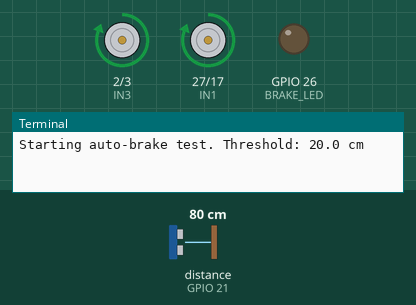
This program was run on a simulated Raspberry Pi (BCM pin numbers). On the bench: motor-driver pin pairs drawn as motors (green arrow = first pin HIGH = forward, orange = second pin HIGH = backward, longer = more drive), output pins drawn as LEDs (lit = HIGH), the last lines printed to the terminal. The test bench sets the inputs (shaded band); at power-on: distance to the obstacle (sensor on GPIO 21) 80 cm. The echo pulse lasts 58.3 µs per cm; the clock reads 2024-03-15 10:24:30 at power-on unless the program sets it; pins used as bus, display or sensor lines are not drawn.

Above: at 1.2 s.
1.3 s: distance to the obstacle (sensor on GPIO 21) set to 22 cm
2.8 s: distance to the obstacle (sensor on GPIO 21) set to 18 cm
At 3.9 s:
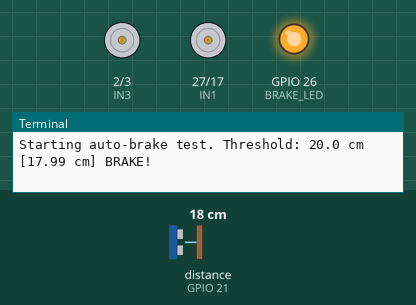
4.3 s: distance to the obstacle (sensor on GPIO 21) set to 23 cm
At 5.2 s:
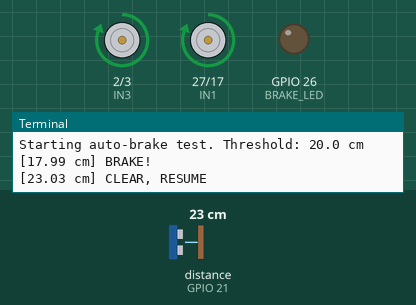
5.9 s: distance to the obstacle (sensor on GPIO 21) set to 2 cm
At 6.3 s:
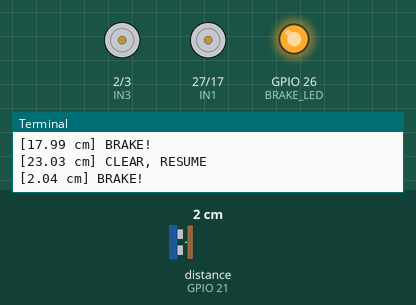
Timing chart, 0 to 8.4 s (numbered marks = the images above; inputs shaded):
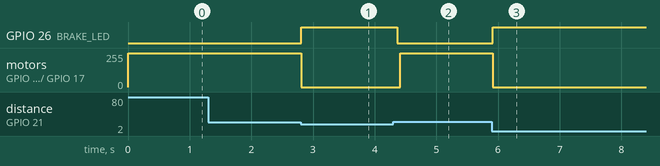

The program:

autobrake_test.py
```python
#!/usr/bin/env python3
import time
import pigpio
import RPi.GPIO as GPIO

# CONFIG
# BCM pin numbers:
IN1, IN2, IN3, IN4 = 27, 17, 2, 3
ENA, ENB           = 12, 18    # hardware PWM pins
TRIG, ECHO         = 10, 21
BRAKE_LED          = 26

PWM_FREQ_HZ        = 1000      # motor PWM frequency
FORWARD_SPEED_PC   = 50        # duty cycle when moving forward
THRESHOLD_CM       = 20.0      # stop if closer than this

# SETUP
GPIO.setmode(GPIO.BCM)
GPIO.setwarnings(False)

# direction pins + trigger + LED as outputs
GPIO.setup([IN1, IN2, IN3, IN4, TRIG, BRAKE_LED], GPIO.OUT, initial=GPIO.LOW)
# echo pin as input
GPIO.setup(ECHO, GPIO.IN)

pi = pigpio.pi()
if not pi.connected:
    raise SystemExit("Cannot connect to pigpio daemon")

# configure hardware PWM channels
pi.set_mode(ENA, pigpio.ALT0)
pi.set_mode(ENB, pigpio.ALT0)
pi.set_PWM_frequency(ENA, PWM_FREQ_HZ)
pi.set_PWM_frequency(ENB, PWM_FREQ_HZ)

def set_forward(speed_pc):
    """Drive both motors forward at speed_pc percent."""
    duty = int(max(0, min(100, speed_pc)) * 10000)  # pigpio duty out of 1e6
    pi.hardware_PWM(ENA, PWM_FREQ_HZ, duty)
    pi.hardware_PWM(ENB, PWM_FREQ_HZ, duty)
    GPIO.output(IN1, GPIO.HIGH)
    GPIO.output(IN2, GPIO.LOW)
    GPIO.output(IN3, GPIO.HIGH)
    GPIO.output(IN4, GPIO.LOW)

def stop_motors():
    """Immediately stop both motors."""
    pi.hardware_PWM(ENA, PWM_FREQ_HZ, 0)
    pi.hardware_PWM(ENB, PWM_FREQ_HZ, 0)
    GPIO.output([IN1, IN2, IN3, IN4], GPIO.LOW)

def get_distance_cm():
    """Trigger the HC-SR04 and return distance in cm (or None on timeout)."""
    # send a 10 microsecond pulse
    GPIO.output(TRIG, False)
    time.sleep(0.01)
    GPIO.output(TRIG, True)
    time.sleep(0.00001)
    GPIO.output(TRIG, False)

    start = time.time()
    # wait for echo high
    while GPIO.input(ECHO) == 0 and (time.time() - start) < 0.02:
        pass
    t0 = time.time()
    # wait for echo low
    while GPIO.input(ECHO) == 1 and (time.time() - t0) < 0.02:
        pass
    t1 = time.time()
    dt = t1 - t0
    # only return if we got a valid reading
    return round(dt * 17150, 2) if dt > 0.0001 else None

# MAIN LOOP
try:
    print("Starting auto-brake test. Threshold:", THRESHOLD_CM, "cm")
    while True:
        # persistently move forward (PWM runs on hardware)
        set_forward(FORWARD_SPEED_PC)

        dist = get_distance_cm()
        if dist is not None and dist < THRESHOLD_CM:
            # obstacle too close -> stop + LED on
            stop_motors()
            GPIO.output(BRAKE_LED, GPIO.HIGH)
            print(f"[{dist} cm] BRAKE!")
            # wait until clear
            while True:
                d2 = get_distance_cm()
                if d2 is None or d2 >= THRESHOLD_CM:
                    break
                time.sleep(0.05)
            print(f"[{d2} cm] CLEAR, RESUME")
            GPIO.output(BRAKE_LED, GPIO.LOW)

        time.sleep(0.05)

finally:
    stop_motors()
    GPIO.output(BRAKE_LED, GPIO.LOW)
    pi.stop()
    GPIO.cleanup()
```

Measured:
- the behaviour switches between 20 and 19 cm on distance to the obstacle (sensor on GPIO 21) (found by bisection; images 0 and 1)
- after the input at 1.3 s, every drawn part: stays the same
- after the input at 2.8 s, GPIO 26 (BRAKE_LED): LOW → HIGH at once; motor on GPIO 2 (IN3) / GPIO 3 (IN4), motor on GPIO 27 (IN1) / GPIO 17 (IN2): forward 255/255 → stopped at once
- after the input at 4.3 s, GPIO 26 (BRAKE_LED): HIGH → LOW after 0.06 s; motor on GPIO 2 (IN3) / GPIO 3 (IN4), motor on GPIO 27 (IN1) / GPIO 17 (IN2): stopped → forward 255/255 after 0.11 s
- after the input at 5.9 s, GPIO 26 (BRAKE_LED): LOW → HIGH at once; motor on GPIO 2 (IN3) / GPIO 3 (IN4), motor on GPIO 27 (IN1) / GPIO 17 (IN2): forward 255/255 → stopped at once
